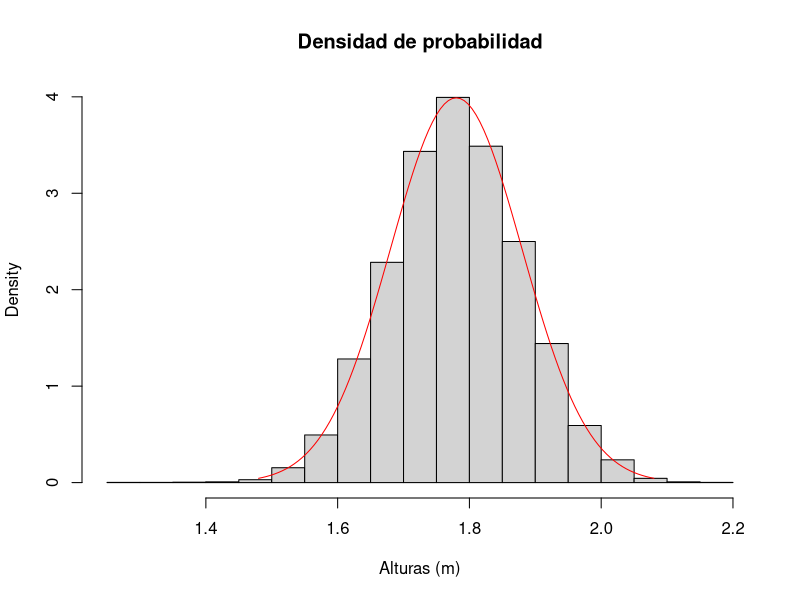

The R script that drew this image: (Note: this script raises an error after producing the figure.)
## ---- chunk 1
# PARAMETROS PARA GENERAR UN VECTOR ALEATORIO GAUSSIANO
N = 10000
mu = 1.78
sigma = 0.1

# MUESTRA DE TAMANO N
mN = rnorm(N,mu,sigma)
## ---- chunk 2
# DENSIDAD DE FRECUENCIA
hist(mN,freq = FALSE,main = "Densidad de probabilidad",xlab = "Alturas (m)")

# DENSIDAD DE PROBABILIDAD
curve(dnorm(x,mu,sigma),mu - 3*sigma,mu + 3*sigma,col = "red",main = "PDF",xlab = "Alturas (m)",add = TRUE)
## ---- chunk 3
# MEDIA MUESTRAL
X = mean(mN)

# VARIANZA MUESTRAL
V = var(mN)

# COMPARACION
df = data.frame("Descripcion_M" = c("mu","Media Muestral"),
                "Media" = c(mu,X),
                "Descripcion_V" = c("sigma^2","Varianza Muestral"),
                "Varianza" = c(sigma^2,V))

df
## ---- chunk 4
# TAMANOS DE MUESTRA
N = c(10,100,1000,10000)

# MUESTRAS
M = 10000

# LISTA PARA ALMACENAR MEDIAS DE PSEUDO-MUESTRAS
meanList = list()

# VECTOR NULO PARA ALMACENAR MEDIAS
meanVector_mean = NULL

# VECTOR NULO PARA ALMACENAR VARIANZAS
varVector_mean = NULL

for(i in 1:length(N)){
    
    # GENERAR PSEUDO-MUESTRAS
    PseudoMuestras = matrix(rnorm(M*N[i],mu,sigma),M,N[i])
    
    # MEDIAS DE CADA MUESTRA
    means = apply(PseudoMuestras,1,mean)
    
    # ALMACENAR MEDIAS POR CADA MUESTRA
    meanList[[i]] = means
    
    # VECTOR DE MEDIAS
    meanVector_mean = c(meanVector_mean,mean(means))
    
    # VECTOR DE VARIANZAS
    varVector_mean = c(varVector_mean,var(means))
    
}
## ---- chunk 5
# GRAFICAS DE LA DISTRIBUCION mu - TN
par(mfrow = c(2,2))

for(i in 1:length(meanList)){
  
  # CALCULAR mu - TN PARA CADA TAMANO DE MUESTRA
  muTn = mu - meanList[[i]]
  
  # GRAFICAR LA DISTRIBUCION
  hist(muTn,freq = FALSE,main = paste("Histograma N =",N[i]),xlab = "mu - TN")
  
}
## ---- chunk 6
# GRAFICA DE LA MEDIA EN FUNCION DE N
plot(N,meanVector_mean,type = "l",main = "Media",xlab = "Tamano de la muestra")
points(N,meanVector_mean,pch = 16)
abline(h = mu,lty = 2,col = "blue")

# GRAFICA DE LA VARIANZA EN FUNCION DE N
plot(N,varVector_mean,type = "l",main = "Varianza",xlab = "Tamano de la muestra")
points(N,varVector_mean,pch = 16)
abline(h = 0,lty = 2,col = "blue")
## ---- chunk 7

## ---- chunk 8
# LISTA PARA ALMACENAR MEDIAS DE PSEUDO-MUESTRAS
medianList = list()

# VECTOR NULO PARA ALMACENAR MEDIAS (MEDIANA)
meanVector_median = NULL

# VECTOR NULO PARA ALMACENAR VARIANZAS (MEDIANA)
varVector_median = NULL

# VECTOR NULO PARA ALMACENAR MEDIAS (MEDIA)
meanVector_mean = NULL

# VECTOR NULO PARA ALMACENAR VARIANZAS (MEDIA)
varVector_mean = NULL

for(i in 1:length(N)){
    
    # GENERAR PSEUDO-MUESTRAS
    PseudoMuestras = matrix(rnorm(M*N[i],mu,sigma),M,N[i])
    
    # MEDIANAS DE CADA MUESTRA
    medians = apply(PseudoMuestras,1,median)
    
    # MEDIAS DE CADA MUESTRA
    means = apply(PseudoMuestras,1,mean)
    
    # ALMACENAR MEDIAS POR CADA MUESTRA
    medianList[[i]] = medians
    
    # VECTOR DE MEDIAS (MEDIANA)
    meanVector_median = c(meanVector_median,mean(medians))
    
    # VECTOR DE VARIANZAS (MEDIANA)
    varVector_median = c(varVector_median,var(medians))
    
    # VECTOR DE MEDIAS (MEDIA)
    meanVector_mean = c(meanVector_mean,mean(means))
    
    # VECTOR DE VARIANZAS (MEDIA)
    varVector_mean = c(varVector_mean,var(means))
    
}
## ---- chunk 9
# GRAFICAS DE LA DISTRIBUCION mu - TN
par(mfrow = c(2,2))

for(i in 1:length(medianList)){
  
  # CALCULAR mu - TN PARA CADA TAMANO DE MUESTRA
  muTn = mu - medianList[[i]]
  
  # GRAFICAR LA DISTRIBUCION
  hist(muTn,freq = FALSE,main = paste("Histograma N =",N[i]),xlab = "mu - TN")
  
}
## ---- chunk 10
# PARAMETROS PARA GRAFICAS
meanMin = min(c(meanVector_mean,meanVector_median))
meanMax = max(c(meanVector_mean,meanVector_median))
varMax = max(c(varVector_mean,varVector_median))
par(mfrow = c(1,2))

# GRAFICA DE LA MEDIA EN FUNCION DE N
plot(N,meanVector_mean,
     type = "l",
     main = "Media",
     xlab = "Tamano de la muestra",
     ylab = "Media",
     ylim = c(meanMin,meanMax))

lines(N,meanVector_median,type = "l",col = "red")
points(N,meanVector_mean,pch = 16)
points(N,meanVector_median,pch = 16,col = "red")
abline(h = mu,lty = 2,col = "blue")

# GRAFICA DE LA VARIANZA EN FUNCION DE N
plot(N,varVector_mean,
     type = "l",
     main = "Varianza",
     xlab = "Tamano de la muestra",
     ylab = "Varianza",
     ylim = c(0,varMax))

lines(N,varVector_median,type = "l",col = "red")
points(N,varVector_mean,pch = 16)
points(N,varVector_median,pch = 16,col = "red")
abline(h = 0,lty = 2,col = "blue")

legend("topright",
       legend = c("Media","Mediana"),
       col = c("black","red"),
       lwd = 1,
       title = "Estimador")
